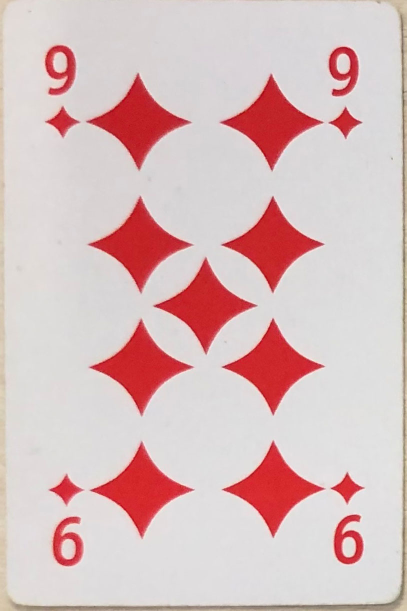
#> input picture images/test/1.jpg, 814 x 1221 px, found by its file name (shown at 1/2 size); its folder holds 4 pictures in this run
$ python jackbot.py --input-path ../images/test/0.JPG
#> lines starting #> are read from the running program, lines starting #| are printed output that depends on the picture; after the words box and inside, x2 and y2 are one past the last pixel; in counts of white or black regions, pixels touching at a corner belong together
### src/classifier.py
#!/usr/bin/env python3
# -*- coding: utf-8 -*-
"""
Created on Wed Nov 20 09:03:08 2019

@author: finngaida
"""

from skimage import io as skio
import numpy as np
from skimage.transform import resize
import matplotlib.pyplot as plt
import cv2 as cv

def binarize(img):
    """
    convert image to grayscale and then threshold it to become a binary map
    :param img: input image prefrably from skio
    :return: thresholded binary image
    """
    image = cv.cvtColor(img, cv.COLOR_BGR2GRAY)
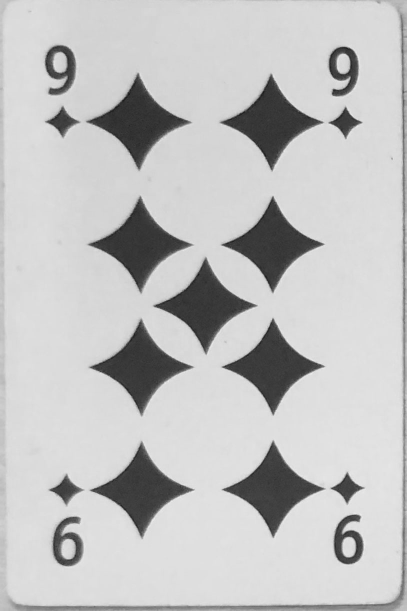
#> image: shape (1221, 814) (shown at 1/2 size); min 18, max 241, mean 193.6
#> img is the input picture: shape (1221, 814, 3); mean R, G, B 217, 190.3, 190.5
    image = cv.GaussianBlur(image, (3, 3), 0)
    ret, image = cv.threshold(image, 0, 255, cv.THRESH_BINARY_INV | cv.THRESH_OTSU)
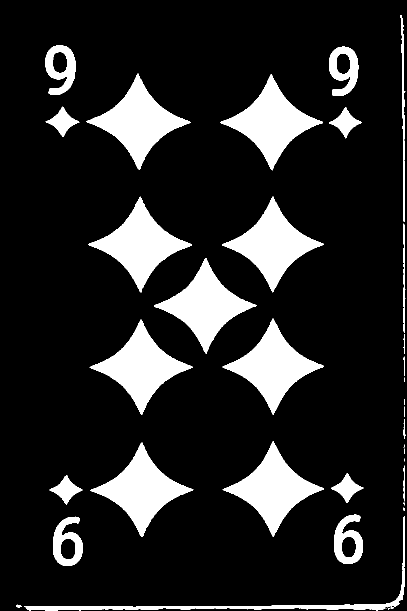
#> image: shape (1221, 814) (shown at 1/2 size); 15.2% white; 35 white regions (8 under 20 px), largest, box (x1, y1, x2, y2) and area: (173, 147, 381, 340) 13986, (177, 393, 384, 585) 13893, (441, 149, 646, 341) 13846
#> ret = 142
    return image

# [5 lines left out: function binarize2, not called in this run]

def load_dict(ranks_to_load = ['1', '2', '3', '4', '5', '6', '7', '8', '9', '10', 'valet', 'dame', 'roi'],
              suits_to_load = ['hearts', 'diamonds', 'clubs', 'spades']):
    """
    generate the "ground truth" labelled datasets to compare against
    :param ranks_to_load: default: all
    :param suits_to_load: default: all
    :return: ranks, suits dictionaries with labels as keys and images as values
    """

    ranks = {}
    suits = {}
    for rank in ranks_to_load:
#> (the run stopped early here; a loop or call above may not have finished)
